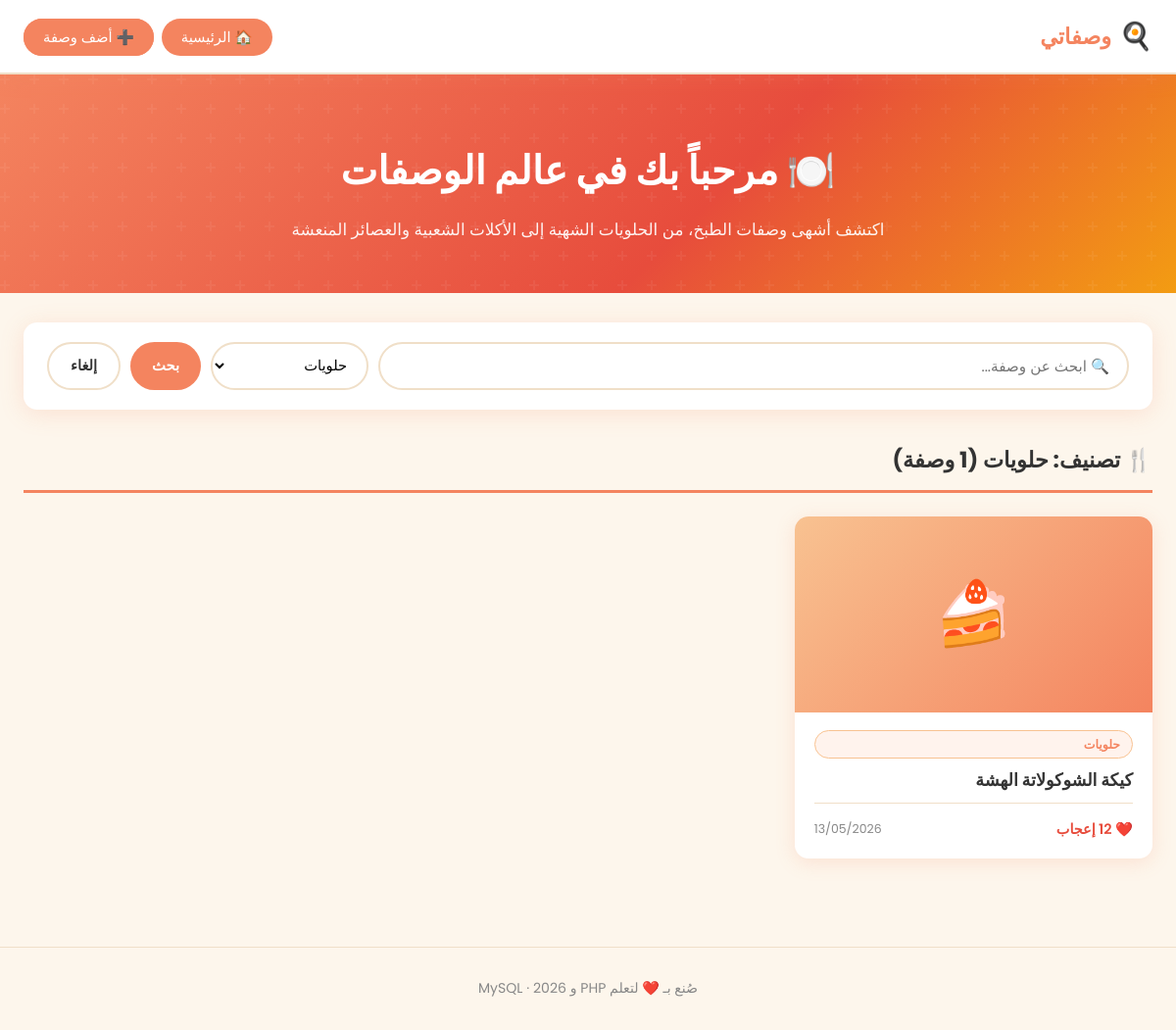
Screenshot of /index.php?category=حلويات with the database file from the repository.
### tables this page shows
CREATE TABLE IF NOT EXISTS recipes (
    id           INT AUTO_INCREMENT PRIMARY KEY,
    title        VARCHAR(255) NOT NULL              COMMENT 'اسم الوصفة',
    category     VARCHAR(100) NOT NULL              COMMENT 'التصنيف (حلويات، أكلات، عصائر...)',
    ingredients  TEXT         NOT NULL              COMMENT 'المكونات',
    instructions TEXT         NOT NULL              COMMENT 'طريقة التحضير',
    image        VARCHAR(255) DEFAULT 'default.jpg' COMMENT 'اسم ملف الصورة',
    likes        INT          DEFAULT 0             COMMENT 'عدد الإعجابات',
    created_at   DATETIME     DEFAULT CURRENT_TIMESTAMP COMMENT 'تاريخ الإضافة'
);

### classes/Recipe.php (called while the page is built, shortened)
<?php
class Recipe {
    private $pdo;
    public function __construct($pdo) {
        $this->pdo = $pdo;
    }
    public function getAll($category = '') {
        if ($category !== '') {
            $stmt = $this->pdo->prepare(
                "SELECT * FROM recipes WHERE category = ? ORDER BY created_at DESC"
            );
            $stmt->execute([$category]);
        } else {
            $stmt = $this->pdo->query(
                "SELECT * FROM recipes ORDER BY created_at DESC"
            );
        }
        return $stmt->fetchAll();
    }
    public function getCategories() {
        $stmt = $this->pdo->query(
            "SELECT DISTINCT category FROM recipes ORDER BY category"
        );
        return $stmt->fetchAll(PDO::FETCH_COLUMN);
    }
}

### index.php (the view, shortened to what this page needs)
<?php
require_once 'config.php';
require_once 'classes/Recipe.php';
$pdo = getConnection();
$recipeObj = new Recipe($pdo);
$search   = isset($_GET['search'])   ? trim($_GET['search'])   : '';
$category = isset($_GET['category']) ? trim($_GET['category']) : '';
if ($search !== '') {
    $recipes = $recipeObj->search($search);
} else {
    $recipes = $recipeObj->getAll($category);
}
$categories = $recipeObj->getCategories();
?>
<!DOCTYPE html>
<html lang="ar" dir="rtl">
<head>
    <link rel="stylesheet" href="assets/style.css">
</head>
<body>
<nav class="navbar">
    <div class="navbar-inner">
        <a href="index.php" class="navbar-logo">
            <span class="emoji">🍳</span>
            وصفاتي
        </a>
        <ul class="navbar-links">
            <li><a href="index.php" class="active">🏠 الرئيسية</a></li>
            <li><a href="add.php" class="btn-add">➕ أضف وصفة</a></li>
        </ul>
    </div>
</nav>
<div class="hero">
    <h1>🍽️ مرحباً بك في عالم الوصفات</h1>
    <p>اكتشف أشهى وصفات الطبخ، من الحلويات الشهية إلى الأكلات الشعبية والعصائر المنعشة</p>
</div>
<div class="container">
    <div class="search-filter">
        <form method="GET" action="index.php">
            <input
                type="text"
                name="search"
                class="search-input"
                placeholder="🔍 ابحث عن وصفة..."
                value="<?= htmlspecialchars($search) ?>"
            >
            <select name="category" class="filter-select">
                <?php foreach ($categories as $cat): ?>
                    <option value="<?= htmlspecialchars($cat) ?>"
                        <?= ($category === $cat) ? 'selected' : '' ?>>
                        <?= htmlspecialchars($cat) ?>
                    </option>
                <?php endforeach; ?>
            </select>
            <button type="submit" class="btn btn-primary">بحث</button>
            <?php if ($search !== '' || $category !== ''): ?>
                <a href="index.php" class="btn btn-secondary">إلغاء</a>
            <?php endif; ?>
        </form>
    </div>
    <h2 class="section-title">
        🍴
        <?php if ($search !== ''): ?>
            نتائج البحث عن "<?= htmlspecialchars($search) ?>" (<?= count($recipes) ?> نتيجة)
        <?php elseif ($category !== ''): ?>
            تصنيف: <?= htmlspecialchars($category) ?> (<?= count($recipes) ?> وصفة)
        <?php else: ?>
            كل الوصفات (<?= count($recipes) ?> وصفة)
        <?php endif; ?>
    </h2>
    <?php if (empty($recipes)): ?>
        <div class="empty-state">
            <div class="empty-icon">🥘</div>
            <h3>لا توجد وصفات بعد!</h3>
            <p style="margin-bottom:20px;">ابدأ بإضافة أول وصفة لك الآن</p>
            <a href="add.php" class="btn btn-primary">➕ أضف أول وصفة</a>
        </div>
    <?php else: ?>
        <div class="recipes-grid">
            <?php foreach ($recipes as $recipe): ?>
                <div class="recipe-card">
                    <a href="view.php?id=<?= $recipe['id'] ?>">
                        <?php
                        $imgPath = UPLOAD_URL . $recipe['image'];
                        $imgExists = ($recipe['image'] !== 'default.jpg' && file_exists(UPLOAD_DIR . $recipe['image']));
                        ?>
                        <?php if ($imgExists): ?>
                            <img
                                src="<?= htmlspecialchars($imgPath) ?>"
                                alt="<?= htmlspecialchars($recipe['title']) ?>"
                                class="recipe-card-img"
                            >
                        <?php else: ?>
                            <div class="recipe-card-img-placeholder">
                                <?php
                                $emojis = [
                                    'حلويات' => '🍰',
                                    'أكلات'  => '🍲',
                                    'عصائر'  => '🧃',
                                    'سلطات'  => '🥗',
                                    'شوربات' => '🥣',
                                ];
                                echo $emojis[$recipe['category']] ?? '🍽️';
                                ?>
                            </div>
                        <?php endif; ?>
                    </a>
                    <div class="recipe-card-body">
                        <span class="recipe-card-category">
                            <?= htmlspecialchars($recipe['category']) ?>
                        </span>
                        <a href="view.php?id=<?= $recipe['id'] ?>">
                            <h3 class="recipe-card-title">
                                <?= htmlspecialchars($recipe['title']) ?>
                            </h3>
                        </a>
                        <div class="recipe-card-footer">
                            <span class="recipe-likes">
                                ❤️ <?= $recipe['likes'] ?> إعجاب
                            </span>
                            <span class="recipe-card-date">
                                <?= date('d/m/Y', strtotime($recipe['created_at'])) ?>
                            </span>
                        </div>
                    </div>
                </div>
            <?php endforeach; ?>
        </div>
    <?php endif; ?>
</div>
<footer class="footer">
    <p>صُنع بـ <span>❤️</span> لتعلم PHP و MySQL · <?= date('Y') ?></p>
</footer>
</body>
</html>

### rows the page displays
recipes: category "🍰", category "حلويات", title "كيكة الشوكولاتة الهشة", likes "12", created_at "13/05/2026"

### other values shown
$category "حلويات"
count($recipes) "1"
form field category "حلويات"
